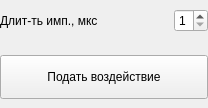
<?xml version="1.0" encoding="UTF-8"?>
<ui version="4.0">
 <class>AutotestControl</class>
 <widget class="QWidget" name="AutotestControl">
  <property name="geometry">
   <rect>
    <x>0</x>
    <y>0</y>
    <width>208</width>
    <height>108</height>
   </rect>
  </property>
  <layout class="QVBoxLayout" name="root">
   <property name="spacing">
    <number>14</number>
   </property>
   <property name="leftMargin">
    <number>0</number>
   </property>
   <property name="topMargin">
    <number>0</number>
   </property>
   <property name="rightMargin">
    <number>0</number>
   </property>
   <property name="bottomMargin">
    <number>0</number>
   </property>
   <item>
    <layout class="QGridLayout" name="grid_params" columnstretch="1,0">
     <property name="horizontalSpacing">
      <number>12</number>
     </property>
     <property name="verticalSpacing">
      <number>14</number>
     </property>
     <item row="0" column="0">
      <widget class="QLabel" name="label_trigger">
       <property name="text">
        <string>Длит-ть имп., мкс</string>
       </property>
      </widget>
     </item>
     <item row="0" column="1">
      <widget class="QSpinBox" name="spinBox_dur_imp_us">
       <property name="minimum">
        <number>1</number>
       </property>
       <property name="maximum">
        <number>5</number>
       </property>
      </widget>
     </item>
    </layout>
   </item>
   <item>
    <widget class="_RunButton" name="pushButton_impact">
     <property name="minimumSize">
      <size>
       <width>0</width>
       <height>44</height>
      </size>
     </property>
     <property name="text">
      <string>Подать воздействие</string>
     </property>
    </widget>
   </item>
  </layout>
 </widget>
 <customwidgets>
  <customwidget>
   <class>_RunButton</class>
   <extends>QPushButton</extends>
   <header>app.widgets.oscilloscope.run_control_widget</header>
  </customwidget>
 </customwidgets>
 <resources/>
 <connections/>
</ui>
